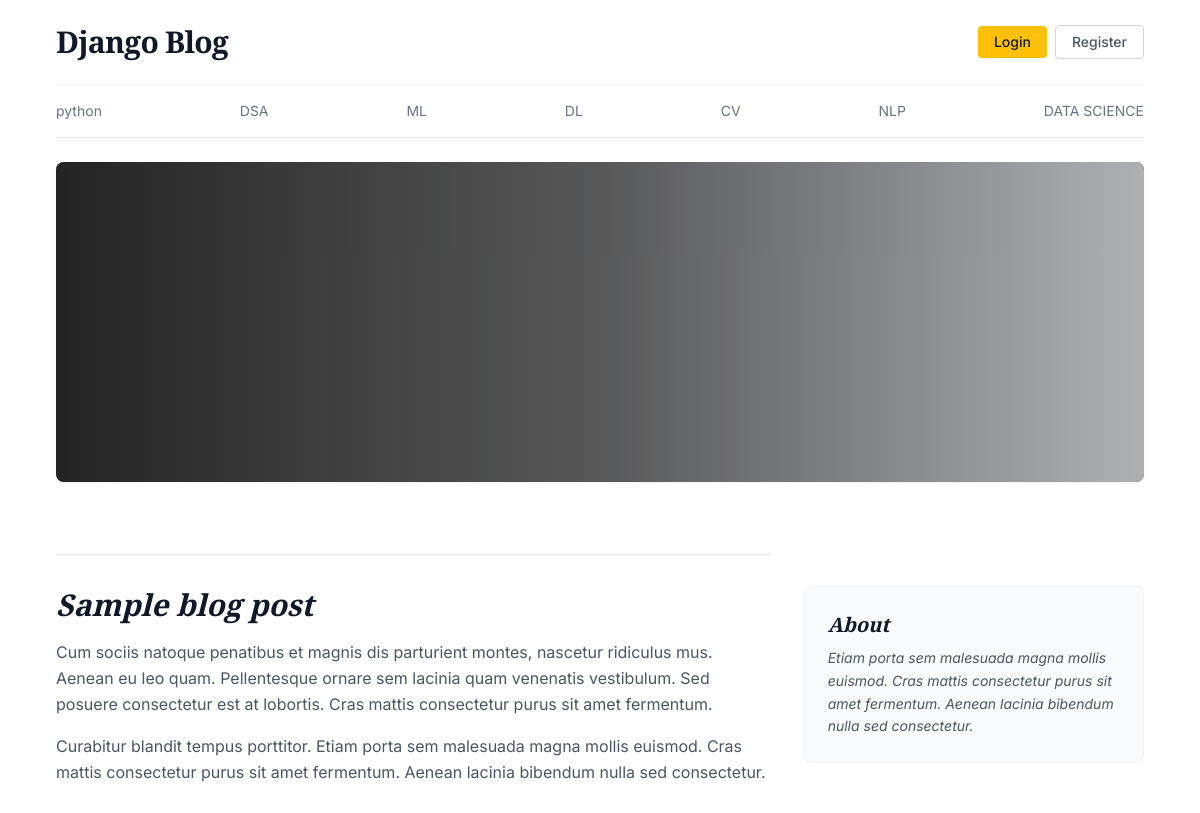
The app's page /, older data.
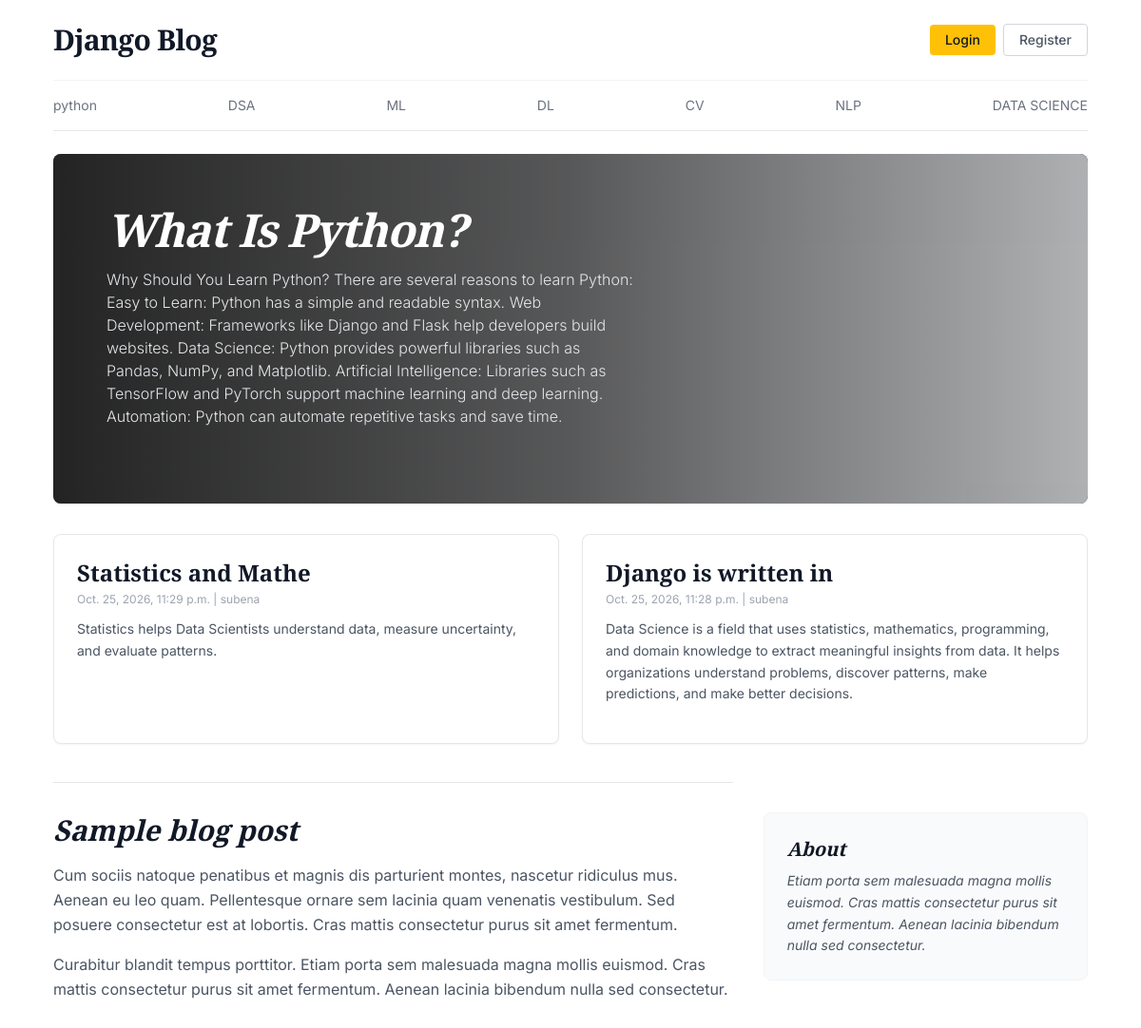
The same page, newer data.
### blog/models.py (models this page shows, shortened)
class Category(models.Model):
    name = models.CharField(max_length = 100, unique=True)
    created_at = models.DateTimeField(auto_now_add = True)
    updated_at = models.DateTimeField(auto_now = True)

class BlogPost(models.Model):
    title = models.CharField(max_length = 200)
    slug = models.CharField(max_length = 200,unique=True,blank =True)
    category = models.ForeignKey(Category,on_delete = models.CASCADE)
    author = models.ForeignKey(User,on_delete = models.CASCADE)
    short_description = models.CharField(max_length = 400)
    featured_image = models.ImageField(upload_to='posts/', blank=True, null=True)
    blog_body = models.CharField(max_length = 2000)
    status = models.IntegerField(choices = STATUS_MODE)
    is_feature = models.BooleanField(default=False)
    created_at = models.DateTimeField(auto_now = True)
    updated_at = models.DateTimeField(auto_now = True)

### blog/views.py (the view)
# urls.py: path('', views.home, name='home'),
def home(request):
    categories = Category.objects.all()
    blog_info = BlogPost.objects.all()
    features_post = BlogPost.objects.filter(is_feature = True).first()
    recent_posts = BlogPost.objects.all().order_by('-id')[:2]
    context = {
        'features_post':features_post,
        'blog_info':blog_info,
        'categories':categories,
        'recent_posts':recent_posts
    }
    return render( request,'home.html',  context  )

### blog/context_processors.py (called while the page is built)
def get_categories(request):
    categories = Category.objects.all()
    return dict(categories=categories)

### templates/home.html (shortened to what this page needs)
{% extends 'base.html' %}
    {% block content %}
        <section class="mt-6">
            <div class="relative rounded-lg overflow-hidden bg-gray-900 min-h-[320px] flex items-center shadow-sm">
                <img src="https://images.unsplash.com/photo-1540747913346-19e32dc3e97e?q=80&w=1600&auto=format&fit=crop"
                     alt="Sports Background"
                     class="absolute inset-0 w-full h-full object-cover object-center opacity-85"
                     onerror="this.src='https://placehold.co/1200x400/2e5b23/ffffff?text=Sports+Background'">
                <div class="absolute inset-0 bg-gradient-to-r from-black/80 via-black/50 to-transparent"></div>
                <div class="relative z-10 p-8 sm:p-12 md:p-14 max-w-2xl text-white">
                    {% if  features_post %}
                    <h1 class="font-serif text-3xl sm:text-4xl md:text-5xl italic font-bold tracking-tight mb-4 leading-tight">
                       {{features_post.title}}
                    </h1>
                    <p class="text-gray-200 text-sm sm:text-base leading-relaxed mb-6 font-light">
                        {{features_post.blog_body}}
                    </p>
                    {% endif %}
                </div>
            </div>
        </section>
        <section class="mt-8 grid grid-cols-1 md:grid-cols-2 gap-6">
            {% for rect_post in   recent_posts %}
            <div class="bg-white p-6 rounded-lg border border-gray-200 shadow-sm hover:shadow-md transition-shadow">
                <h2 class="font-serif text-2xl font-bold text-gray-900 mb-1">
                    {{rect_post.title}}
                </h2>
                <div class="text-xs text-gray-400 mb-3">
                    {{rect_post.created_at}} | {{rect_post.author}}
                </div>
                <p class="text-gray-600 text-sm leading-relaxed mb-4">
                    {{rect_post.short_description}}
                </p>
            </div>
            {% endfor %}
        </section>
        <div class="mt-10 grid grid-cols-1 lg:grid-cols-3 gap-8 pb-16">
            <main class="lg:col-span-2 border-t pt-8 border-gray-200">
                <article class="prose max-w-none">
                    <h2 class="font-serif text-3xl font-bold text-gray-900 mb-4 italic">
                        Sample blog post
                    </h2>
                    <p class="text-gray-600 text-base leading-relaxed mb-4">
                        Cum sociis natoque penatibus et magnis dis parturient montes, nascetur ridiculus mus. Aenean eu leo quam. Pellentesque ornare sem lacinia quam venenatis vestibulum. Sed posuere consectetur est at lobortis. Cras mattis consectetur purus sit amet fermentum.
                    </p>
                    <p class="text-gray-600 text-base leading-relaxed">
                        Curabitur blandit tempus porttitor. Etiam porta sem malesuada magna mollis euismod. Cras mattis consectetur purus sit amet fermentum. Aenean lacinia bibendum nulla sed consectetur.
                    </p>
                </article>
            </main>
            <aside class="lg:col-span-1 border-t pt-8 lg:border-t-0 border-gray-200">
                <div class="bg-gray-50 p-6 rounded-lg border border-gray-100">
                    <h3 class="font-serif text-xl italic font-bold text-gray-900 mb-2">
                        About
                    </h3>
                    <p class="text-gray-600 text-sm leading-relaxed italic">
                        Etiam porta <i>sem malesuada magna mollis</i> euismod. Cras mattis consectetur purus sit amet fermentum. Aenean lacinia bibendum nulla sed consectetur.
                    </p>
                </div>
            </aside>
        </div>
    </div>
    {% endblock %}

### templates/base.html (shortened to what this page needs)
{% load static %}
<!DOCTYPE html>
<html lang="en">
<head>
    <script src="https://cdn.tailwindcss.com"></script>
</head>
<body class="bg-white text-gray-800 font-sans antialiased min-h-screen flex flex-col">
    <div class="max-w-6xl mx-auto px-4 sm:px-6 lg:px-8 w-full">
        <header class="flex justify-between items-center py-6 border-b border-gray-100">
            <a href="#" class="font-serif text-3xl font-bold tracking-tight text-gray-900 hover:text-gray-700 transition-colors">
                Django Blog
            </a>
            <div class="flex items-center space-x-2">
                <button class="bg-amberButton hover:bg-yellow-500 text-gray-900 text-sm font-medium px-4 py-1.5 rounded transition-colors shadow-sm">
                    Login
                </button>
                <button class="border border-gray-300 hover:bg-gray-50 text-gray-600 text-sm font-medium px-4 py-1.5 rounded transition-colors">
                    Register
                </button>
            </div>
        </header>
        <nav class="py-4 border-b border-gray-200">
            <ul class="flex flex-wrap justify-between items-center text-sm font-normal text-gray-500 gap-y-2">
               {% for category in categories %}
                <li><a href="{% url 'posts_by_category' category.id %}" class="hover:text-gray-900 transition-colors">{{ category.name }}</a></li>
                {% endfor %}
            </ul>
        </nav>
{% block content %}
{% endblock %}
</body>
</html>

Row changes from the older to the newer data that the page shows:
added BlogPost: title "What Is Python?", blog_body "Why Should You Learn Python? There are several reasons to learn Python: Easy to Learn: Python has a simple and readable syntax. Web Development: Frameworks like Django and Flask help developers build websites. Data Science: Python provides powerful libraries such as Pandas, NumPy, and Matplotlib. Artificial Intelligence: Libraries such as TensorFlow and PyTorch support machine learning and deep learning. Automation: Python can automate repetitive tasks and save time."
added BlogPost: title "Statistics and Mathe", created_at "Oct. 25, 2026, 11:29 p.m.", author "subena", short_description "Statistics helps Data Scientists understand data, measure uncertainty, and evaluate patterns."
added BlogPost: title "Django is written in", created_at "Oct. 25, 2026, 11:28 p.m.", author "subena", short_description "Data Science is a field that uses statistics, mathematics, programming, and domain knowledge to extract meaningful insights from data. It helps organizations understand problems, discover patterns, make predictions, and make better decisions."
